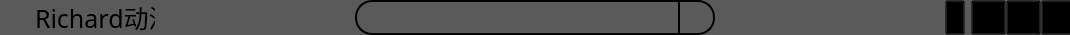
<?xml version="1.0" encoding="UTF-8"?>
<ui version="4.0">
 <class>titlewid</class>
 <widget class="QWidget" name="titlewid">
  <property name="geometry">
   <rect>
    <x>0</x>
    <y>0</y>
    <width>1070</width>
    <height>35</height>
   </rect>
  </property>
  <property name="minimumSize">
   <size>
    <width>1070</width>
    <height>35</height>
   </size>
  </property>
  <property name="maximumSize">
   <size>
    <width>1070</width>
    <height>35</height>
   </size>
  </property>
  <property name="font">
   <font>
    <pointsize>20</pointsize>
   </font>
  </property>
  <property name="windowTitle">
   <string>Form</string>
  </property>
  <layout class="QHBoxLayout" name="horizontalLayout">
   <property name="spacing">
    <number>0</number>
   </property>
   <property name="leftMargin">
    <number>0</number>
   </property>
   <property name="topMargin">
    <number>0</number>
   </property>
   <property name="rightMargin">
    <number>0</number>
   </property>
   <property name="bottomMargin">
    <number>0</number>
   </property>
   <item>
    <widget class="QWidget" name="icon" native="true">
     <property name="minimumSize">
      <size>
       <width>155</width>
       <height>35</height>
      </size>
     </property>
     <property name="maximumSize">
      <size>
       <width>155</width>
       <height>35</height>
      </size>
     </property>
     <property name="styleSheet">
      <string notr="true">background-color: rgb(90, 90, 90);</string>
     </property>
     <layout class="QHBoxLayout" name="horizontalLayout_3">
      <property name="spacing">
       <number>0</number>
      </property>
      <property name="leftMargin">
       <number>0</number>
      </property>
      <property name="topMargin">
       <number>0</number>
      </property>
      <property name="rightMargin">
       <number>0</number>
      </property>
      <property name="bottomMargin">
       <number>0</number>
      </property>
      <item>
       <widget class="QLabel" name="label">
        <property name="minimumSize">
         <size>
          <width>35</width>
          <height>35</height>
         </size>
        </property>
        <property name="maximumSize">
         <size>
          <width>35</width>
          <height>35</height>
         </size>
        </property>
        <property name="text">
         <string/>
        </property>
        <property name="pixmap">
         <pixmap resource="img.qrc">:/images/icon.jpg</pixmap>
        </property>
        <property name="scaledContents">
         <bool>true</bool>
        </property>
       </widget>
      </item>
      <item>
       <widget class="QLabel" name="title">
        <property name="minimumSize">
         <size>
          <width>120</width>
          <height>35</height>
         </size>
        </property>
        <property name="maximumSize">
         <size>
          <width>120</width>
          <height>35</height>
         </size>
        </property>
        <property name="font">
         <font>
          <family>华文行楷</family>
          <pointsize>19</pointsize>
         </font>
        </property>
        <property name="text">
         <string>Richard动漫</string>
        </property>
       </widget>
      </item>
     </layout>
    </widget>
   </item>
   <item>
    <widget class="QWidget" name="widget_3" native="true">
     <property name="minimumSize">
      <size>
       <width>0</width>
       <height>35</height>
      </size>
     </property>
     <property name="maximumSize">
      <size>
       <width>16777215</width>
       <height>35</height>
      </size>
     </property>
     <property name="styleSheet">
      <string notr="true">background-color: rgb(90, 90, 90);</string>
     </property>
     <layout class="QHBoxLayout" name="horizontalLayout_5">
      <property name="spacing">
       <number>0</number>
      </property>
      <property name="leftMargin">
       <number>0</number>
      </property>
      <property name="topMargin">
       <number>0</number>
      </property>
      <property name="rightMargin">
       <number>0</number>
      </property>
      <property name="bottomMargin">
       <number>0</number>
      </property>
      <item>
       <widget class="QWidget" name="widget_2" native="true">
        <property name="minimumSize">
         <size>
          <width>200</width>
          <height>35</height>
         </size>
        </property>
        <property name="maximumSize">
         <size>
          <width>200</width>
          <height>35</height>
         </size>
        </property>
       </widget>
      </item>
      <item>
       <widget class="QWidget" name="widget" native="true">
        <property name="minimumSize">
         <size>
          <width>0</width>
          <height>35</height>
         </size>
        </property>
        <property name="maximumSize">
         <size>
          <width>16777215</width>
          <height>35</height>
         </size>
        </property>
        <layout class="QHBoxLayout" name="horizontalLayout_4">
         <property name="spacing">
          <number>0</number>
         </property>
         <property name="leftMargin">
          <number>0</number>
         </property>
         <property name="topMargin">
          <number>0</number>
         </property>
         <property name="rightMargin">
          <number>0</number>
         </property>
         <property name="bottomMargin">
          <number>0</number>
         </property>
         <item>
          <widget class="QLineEdit" name="lineEdit">
           <property name="minimumSize">
            <size>
             <width>0</width>
             <height>35</height>
            </size>
           </property>
           <property name="maximumSize">
            <size>
             <width>16777215</width>
             <height>35</height>
            </size>
           </property>
           <property name="font">
            <font>
             <family>微软雅黑</family>
             <pointsize>12</pointsize>
            </font>
           </property>
           <property name="styleSheet">
            <string notr="true">border-top-left-radius: 17px;
border-bottom-left-radius: 17px;
border: 2px solid black;</string>
           </property>
          </widget>
         </item>
         <item>
          <widget class="QPushButton" name="search">
           <property name="minimumSize">
            <size>
             <width>35</width>
             <height>35</height>
            </size>
           </property>
           <property name="maximumSize">
            <size>
             <width>35</width>
             <height>35</height>
            </size>
           </property>
           <property name="styleSheet">
            <string notr="true">border-top-right-radius: 17px;
border-bottom-right-radius: 17px;
border: 2px solid black;
border-left: none;</string>
           </property>
           <property name="text">
            <string/>
           </property>
           <property name="icon">
            <iconset resource="img.qrc">
             <normaloff>:/images/search.png</normaloff>:/images/search.png</iconset>
           </property>
           <property name="iconSize">
            <size>
             <width>20</width>
             <height>20</height>
            </size>
           </property>
          </widget>
         </item>
        </layout>
       </widget>
      </item>
      <item>
       <widget class="QWidget" name="widget_4" native="true">
        <property name="minimumSize">
         <size>
          <width>230</width>
          <height>35</height>
         </size>
        </property>
        <property name="maximumSize">
         <size>
          <width>230</width>
          <height>35</height>
         </size>
        </property>
       </widget>
      </item>
     </layout>
    </widget>
   </item>
   <item>
    <widget class="QWidget" name="tools" native="true">
     <property name="minimumSize">
      <size>
       <width>125</width>
       <height>35</height>
      </size>
     </property>
     <property name="maximumSize">
      <size>
       <width>125</width>
       <height>35</height>
      </size>
     </property>
     <property name="styleSheet">
      <string notr="true">background-color: rgb(90, 90, 90);</string>
     </property>
     <layout class="QHBoxLayout" name="horizontalLayout_2">
      <property name="leftMargin">
       <number>0</number>
      </property>
      <property name="topMargin">
       <number>0</number>
      </property>
      <property name="rightMargin">
       <number>0</number>
      </property>
      <property name="bottomMargin">
       <number>0</number>
      </property>
      <item>
       <widget class="QPushButton" name="pushButton">
        <property name="minimumSize">
         <size>
          <width>20</width>
          <height>35</height>
         </size>
        </property>
        <property name="maximumSize">
         <size>
          <width>20</width>
          <height>35</height>
         </size>
        </property>
        <property name="styleSheet">
         <string notr="true">background-color: rgba(0, 0, 0, 0);</string>
        </property>
        <property name="text">
         <string/>
        </property>
       </widget>
      </item>
      <item>
       <widget class="QPushButton" name="pb_min">
        <property name="minimumSize">
         <size>
          <width>35</width>
          <height>35</height>
         </size>
        </property>
        <property name="maximumSize">
         <size>
          <width>35</width>
          <height>35</height>
         </size>
        </property>
        <property name="styleSheet">
         <string notr="true">background-color: rgba(0, 0, 0,0);</string>
        </property>
        <property name="text">
         <string/>
        </property>
        <property name="icon">
         <iconset resource="img.qrc">
          <normaloff>:/images/min.png</normaloff>:/images/min.png</iconset>
        </property>
        <property name="iconSize">
         <size>
          <width>35</width>
          <height>35</height>
         </size>
        </property>
       </widget>
      </item>
      <item>
       <widget class="QPushButton" name="pb_mid_max">
        <property name="minimumSize">
         <size>
          <width>35</width>
          <height>35</height>
         </size>
        </property>
        <property name="maximumSize">
         <size>
          <width>35</width>
          <height>35</height>
         </size>
        </property>
        <property name="styleSheet">
         <string notr="true">background-color: rgba(0, 0, 0,0);</string>
        </property>
        <property name="text">
         <string/>
        </property>
        <property name="icon">
         <iconset resource="img.qrc">
          <normaloff>:/images/max.png</normaloff>:/images/max.png</iconset>
        </property>
        <property name="iconSize">
         <size>
          <width>35</width>
          <height>35</height>
         </size>
        </property>
       </widget>
      </item>
      <item>
       <widget class="QPushButton" name="pb_close">
        <property name="minimumSize">
         <size>
          <width>35</width>
          <height>35</height>
         </size>
        </property>
        <property name="maximumSize">
         <size>
          <width>35</width>
          <height>35</height>
         </size>
        </property>
        <property name="styleSheet">
         <string notr="true">background-color: rgba(0, 0, 0,0);</string>
        </property>
        <property name="text">
         <string/>
        </property>
        <property name="icon">
         <iconset resource="img.qrc">
          <normaloff>:/images/cancel.png</normaloff>:/images/cancel.png</iconset>
        </property>
        <property name="iconSize">
         <size>
          <width>35</width>
          <height>35</height>
         </size>
        </property>
       </widget>
      </item>
     </layout>
    </widget>
   </item>
  </layout>
 </widget>
 <resources>
  <include location="img.qrc"/>
 </resources>
 <connections/>
</ui>
